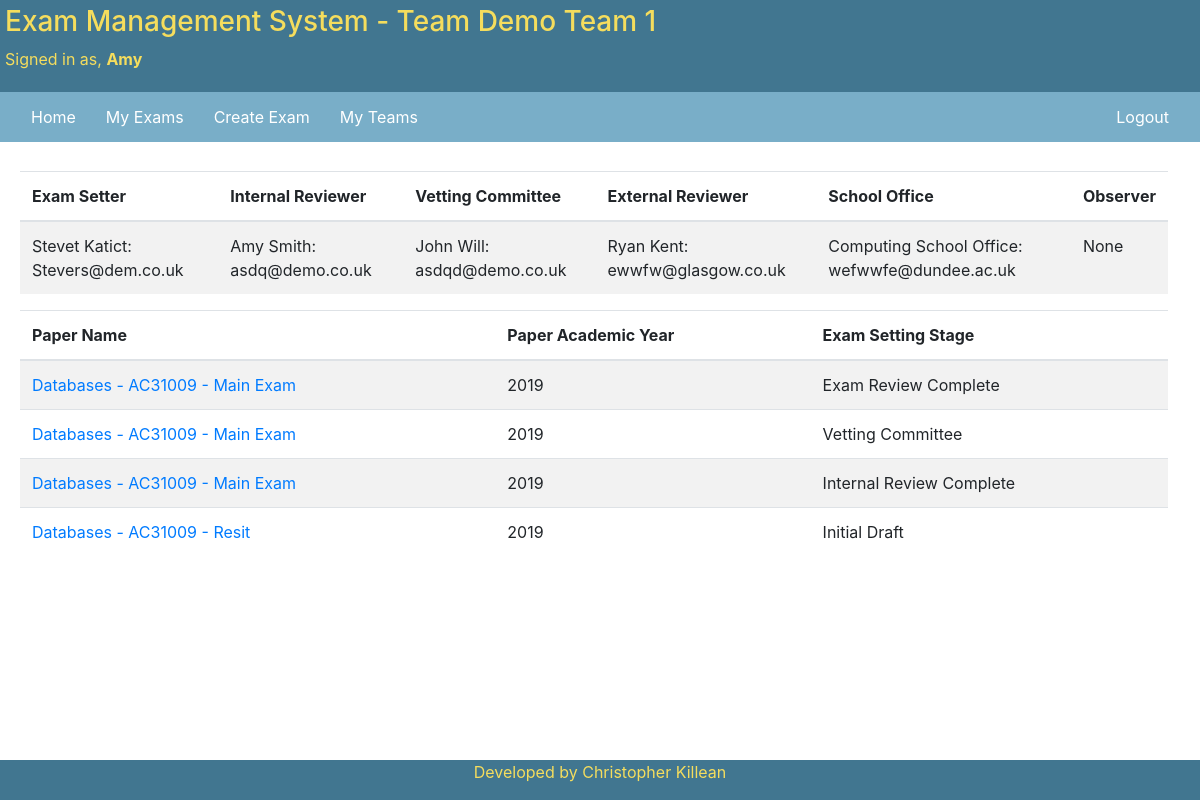
The app's page /teams/team-overview/1/ (signed in) with its own data.
### teams/models.py (models this page shows, shortened)
class Team(models.Model):
    team_name = models.CharField(
        null=False,
        max_length=100,
        unique=True,
    )
    exam_setter = models.ForeignKey(
        settings.AUTH_USER_MODEL,
        null=False,
        on_delete=models.PROTECT,
        related_name='exam_setter_set',
    )
    internal_reviewer = models.ForeignKey(
        settings.AUTH_USER_MODEL,
        null=False,
        on_delete=models.PROTECT,
        related_name='internal_reviewer_set',
    )
    vetting_committee = models.ForeignKey(
        settings.AUTH_USER_MODEL,
        null=False,
        on_delete=models.PROTECT,
        related_name='vetting_committee_set',
    )
    external_examiner = models.ForeignKey(
        settings.AUTH_USER_MODEL,
        null=False,
        on_delete=models.PROTECT,
        related_name='external_reviewer_set',
    )
    school_office = models.ForeignKey(
        settings.AUTH_USER_MODEL,
        null=False,
        on_delete=models.PROTECT,
        related_name='school_office_set',
    )
    observer = models.ForeignKey(
        settings.AUTH_USER_MODEL,
        blank=True,
        null=True,
        on_delete=models.PROTECT,
        related_name='observer_set',
    )
    active = models.BooleanField(
        default=True,
        null=False,
        editable=True,
    )

### accounts/models.py (models this page shows, shortened)
class CustomUser(AbstractUser):
    USER_ROLE_CHOICES = [
        ('EXAM_STAFF', 'Exam Staff'),
        ('EXTERNAL_EXAMINER', 'External Examiner'),
        ('SCHOOL_OFFICE', 'School Office'),
    ]
    user_role = models.CharField(
        choices=USER_ROLE_CHOICES,
        null=False, default='',
        max_length=19
    )
    first_name = models.CharField(
        max_length=40,
        blank=False
    )
    last_name = models.CharField(
        max_length=100,
        blank=False
    )
    email = models.EmailField(
        max_length=100,
        blank=False,
        default='',
        unique=True
    )
    date_joined = models.DateTimeField(
        default=timezone.now
    )
    is_superuser = models.BooleanField(
        default=False
    )
    is_active = models.BooleanField(
        default=True
    )
    REQUIRED_FIELDS = ['user_role', 'first_name', 'last_name', 'email']
    def __str__(self):
        return self.first_name + ' ' + self.last_name + ': ' + self.email

### exam_paper/models.py (models this page shows, shortened)
class ExamPaper(models.Model):
    Exam_Stages_Options = [
        ('INITIAL_DRAFT', 'Initial Draft'),
        ('INTERNAL_REVIEW', 'Internal Review'),
        ('INTERNAL_REVIEW_COMPLETE', 'Internal Review Complete'),
        ('VETTING_COMMITTEE', 'Vetting Committee'),
        ('VETTING_COMMITTEE_COMPLETE', 'Vetting Committee Review Complete'),
        ('EXTERNAL_REVIEW', 'External Review'),
        ('EXTERNAL_REVIEW_COMPLETE', 'External Review Complete'),
        ('PAPER_FINALISED', 'Paper Finalised'),
        ('EXAM_REPORT', 'Exam Marker Report Submitted'),
        ('REPORTS_COMPLETED', 'Exam Review Complete')
    ]
    paper_team = models.ForeignKey(
        Team,
        null=False,
        on_delete=models.PROTECT,
        related_name='paper_team_set'
    )
    paper_creation_stage = models.CharField(
        choices=Exam_Stages_Options,
        null=False,
        max_length=30,
        default='INITIAL_DRAFT'
    )
    requires_resit_paper = models.BooleanField(
        default=False
    )
    main_exam = models.BooleanField(
        default=True
    )
    module_exam = models.ForeignKey(
        ModuleDetail,
        null=False,
        on_delete=models.PROTECT,
        related_name='exam_module_set'
    )
    exam_paper_type = models.ForeignKey(
        ExamType,
        null=False,
        on_delete=models.PROTECT,
        related_name='exam_type_set'
    )
    paper_review_deadlines = models.ForeignKey(
        SubmissionDeadlines,
        null=False,
        on_delete=models.PROTECT,
        related_name='paper_deadlines_set'
    )
    submission_initial_draft = models.DateField(
        null=True
    )
    submission_internal_review_response = models.DateField(
        null=True
    )
    submission_internal_review_amendments = models.DateField(
        null=True
    )
    submission_vetting_committee_response = models.DateField(
        null=True
    )
    submission_vetting_committee_amendments = models.DateField(
        null=True
    )
    submission_external_review_response = models.DateField(
        null=True
    )
    submission_school_office = models.DateField(
        null=True
    )
    submission_exam_marker_report = models.DateField(
        null=True
    )
    submission_moderator_report = models.DateField(
        null=True
    )
    active = models.BooleanField(
        null=False,
        default=True
    )

### details/models.py (models this page shows, shortened)
class ModuleDetail(models.Model):
    module_code = models.CharField(
        'Module Code',
        max_length=7,
        null=False,
        validators=[MinLengthValidator(7)],
        unique=True
    )
    module_name = models.CharField(
        max_length=100,
        null=False,
        unique=True
    )
    active = models.BooleanField(
        null=False,
        editable=True,
        unique=False,
        default=True
    )
    def __str__(self):
        return self.module_name + ' - ' + self.module_code

class SubmissionDeadlines(models.Model):
    name = models.CharField(
        max_length=50,
        null=False,
        unique=False,
    )
    academic_start_year = models.PositiveIntegerField(
        'Academic Start Year',
        null=False,
        unique=False,
    )
    initial_draft_submission = models.DateField(
        null=False,
        unique=False,
    )
    internal_review_response = models.DateField(
        null=False,
        unique=False,
    )
    internal_review_amendments = models.DateField(
        null=False,
        unique=False
    )
    vetting_committee_response = models.DateField(
        null=False,
        unique=False,
    )
    vetting_committee_amendments = models.DateField(
        null=False,
        unique=False
    )
    external_review_response = models.DateField(
        null=False,
        unique=False,
    )
    school_office_submission = models.DateField(
        null=False,
        unique=False,
    )
    active = models.BooleanField(
        null=False,
        unique=False,
        default=True,
    )

### teams/views.py (the view)
# urls.py: path('team-overview/<int:pk>/', TeamOverview.as_view(), name='team-page'),
class TeamOverview(LoginRequiredMixin, DetailView):
    model = Team
    context_object_name = 'team_overview'
    template_name = 'teams/team_homepage.html'
    def get_context_data(self, **kwargs):
        error_response = "You can only access teams of which you are a member"
        try:
            team_instance = Team.objects.get(id=self.kwargs['pk'])
            if verify_user_in_team(self, team_instance):
                context = super(TeamOverview, self).get_context_data(id=self.kwargs['pk'])
                context['team_exam_papers'] = ExamPaper.objects.filter(paper_team_id=self.kwargs['pk']).order_by(
                    'paper_review_deadlines__academic_start_year',
                    'module_exam__module_name',
                    '-main_exam'
                )
                return context
            else:
                raise Http404("%s" % error_response)
        except ObjectDoesNotExist:
            raise Http404("%s" % error_response)

### teams/custom_methods.py (called while the page is built)
def verify_user_in_team(self, instance):
    if ((self.request.user == instance.exam_setter) or
            (self.request.user == instance.internal_reviewer) or
            (self.request.user == instance.vetting_committee) or
            (self.request.user == instance.external_examiner) or
            (self.request.user == instance.school_office) or
            (self.request.user == instance.observer)):
        return True
    else:
        return False

### templates/teams/team_homepage.html (shortened to what this page needs)
{%  extends 'base.html' %}
{% block header_page_info %}
- Team {{ team_overview.team_name }}
{% endblock %}
{% block navbar %}
    <a href="{% url 'accounts:account_home' %}">Home</a>
    <a href="{% url 'exam_paper:my-exam-papers' %}">My Exams</a>
    {% if request.user.user_role == 'EXAM_STAFF' %}
        <a href="{% url 'exam_paper:create-exam' %}">Create Exam</a>
    {% endif %}
    <a href="{% url 'teams:my-teams' %}">My Teams</a>
    {% if request.user.is_superuser %}
        <a class="ml-auto" href="{% url 'admin:index' %}">Admin Site</a>
        <a href="{% url 'accounts:logout' %}">Logout</a>
    {% else %}
        <a class="ml-auto" href="{% url 'accounts:logout' %}">Logout</a>
    {% endif %}
{% endblock %}
{% block body %}
    <br>
    <div class="container-fluid">
        <table class="table table-striped">
            <thead>
                <tr>
                    <th>Exam Setter</th>
                    <th>Internal Reviewer</th>
                    <th>Vetting Committee</th>
                    <th>External Reviewer</th>
                    <th>School Office</th>
                    <th>Observer</th>
                </tr>
            </thead>
            <tbody>
                <tr>
                    <td>{{ team_overview.exam_setter }}</td>
                    <td>{{ team_overview.internal_reviewer }}</td>
                    <td>{{ team_overview.vetting_committee }}</td>
                    <td>{{ team_overview.external_examiner }}</td>
                    <td>{{ team_overview.school_office }}</td>
                    <td>{{ team_overview.observer }}</td>
                </tr>
            </tbody>
        </table>
    </div>
     <div class="container-fluid">
        <table class="table table-striped">
            <thead>
                <tr>
                    <th>Paper Name</th>
                    <th>Paper Academic Year</th>
                    <th>Exam Setting Stage</th>
                </tr>
            </thead>
            <tbody>
            {% for t in team_exam_papers %}
                <tr>
                    <td>
                        <a href="{% url 'exam_paper:exam-paper-overview' exam_paper_ref=t.id %}">{{ t.module_exam }} -
                            {% if t.main_exam %}
                                Main Exam
                            {% else %}
                                Resit
                            {% endif %}
                        </a>
                    </td>
                    <td>{{ t.paper_review_deadlines.academic_start_year }}</td>
                    <td>{{ t.get_paper_creation_stage_display }}</td>
                </tr>
            {% endfor %}
        </table>
    </div>
{% endblock %}

### templates/base.html (shortened to what this page needs)
<!DOCTYPE html>
<html lang="en-gb">
    <head>
        <link rel="stylesheet" href="https://maxcdn.bootstrapcdn.com/bootstrap/4.3.1/css/bootstrap.min.css">
    </head>
    <body>
    <div class="header">
        <h3>Exam Management System
            {% block header_page_info %}
            {% endblock %}
        </h3>
        {% block header_signed_in_users %}
            <p class="text-black mr-auto">Signed in as, <strong>{{ user.get_short_name }}</strong></p>
        {% endblock %}
    </div>
    <div class="navbar">
        {% block navbar %}
        {% endblock %}
    </div>
    <div class="body">
    {% block body %}
    {% endblock %}
    </div>
    <div class="footer">
        <p>Developed by Christopher Killean</p>
    </div>
    </body>
</html>

### templates/base.html (style rules this page uses)
* { box-sizing: border-box; }
.header { padding-top: 0px; padding: 5px; text-align: justify; background-color: #417690; color: #f5dd5d; }
.navbar { background-color: #79aec8; }
.navbar a { color: white; padding: 5px 15px; text-decoration: none; text-align: center; }
.body { width: 99%; padding: 5px; padding-bottom: 45px; }
.footer { margin-top: 10px; text-align: center; background-color: #417690; color: #f5dd5d; position: fixed; bottom: 0px; padding-left: 5px; padding-right: 5px; width: 100%; }

### records on screen
Team: team_name "Demo Team 1", exam_setter "Stevet Katict: Stevers@dem.co.uk", internal_reviewer "Amy Smith: asdq@demo.co.uk", vetting_committee "John Will: asdqd@demo.co.uk", external_examiner "Ryan Kent: ewwfw@glasgow.co.uk", school_office "Computing School Office: wefwwfe@dundee.ac.uk", observer "None"
CustomUser: get_short_name "Amy"
ExamPaper: module_exam "Databases - AC31009", main_exam "Main Exam", paper_review_deadlines.academic_start_year "2019", paper_creation_stage "Exam Review Complete"
ExamPaper: module_exam "Databases - AC31009", main_exam "Main Exam", paper_review_deadlines.academic_start_year "2019", paper_creation_stage "Vetting Committee"
ExamPaper: module_exam "Databases - AC31009", main_exam "Main Exam", paper_review_deadlines.academic_start_year "2019", paper_creation_stage "Internal Review Complete"
ExamPaper: module_exam "Databases - AC31009", main_exam "Resit", paper_review_deadlines.academic_start_year "2019", paper_creation_stage "Initial Draft"
